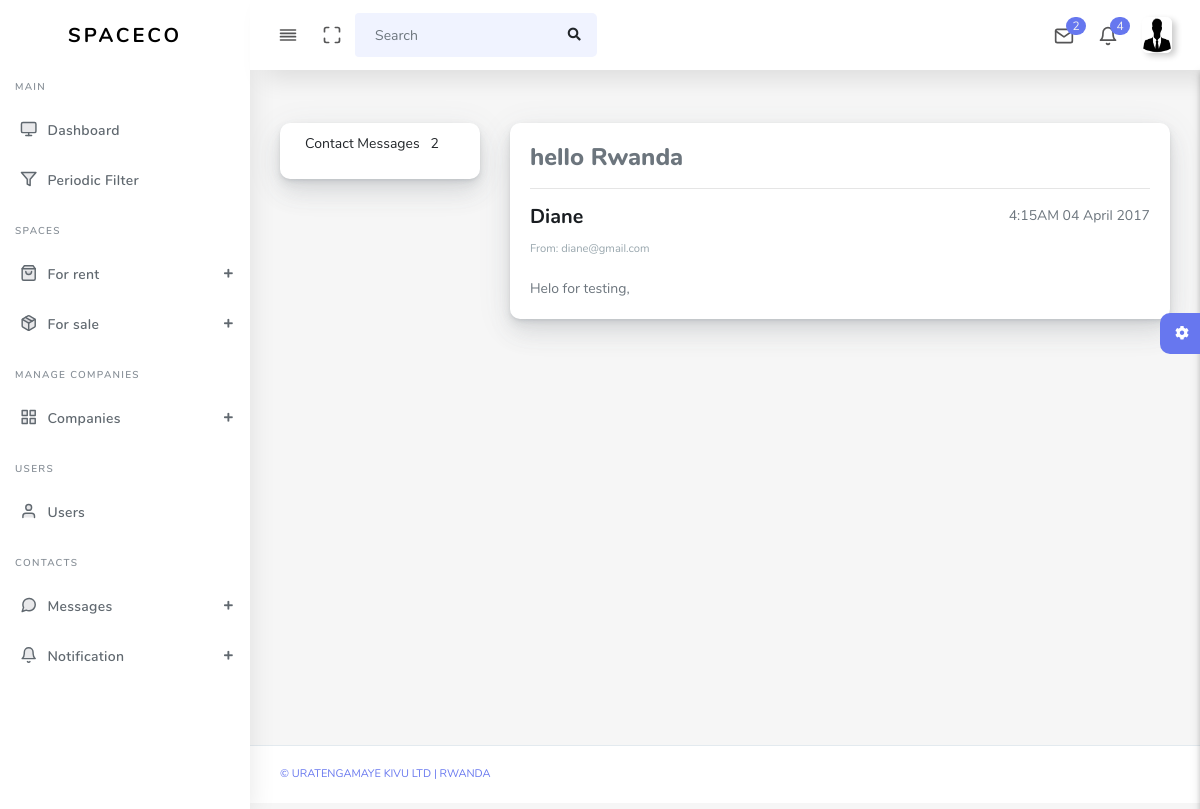
Page /admin/readMessages?id=6 (signed in) on the committed database.
### tables this page shows
CREATE TABLE `contacts` (
  `id` int(11) NOT NULL,
  `fullnames` varchar(255) DEFAULT NULL,
  `emails` varchar(255) DEFAULT NULL,
  `subjects` varchar(100) DEFAULT NULL,
  `messages` varchar(255) DEFAULT NULL,
  `sentAt` timestamp NOT NULL DEFAULT current_timestamp() ON UPDATE current_timestamp(),
  `status1` varchar(100) NOT NULL
);

### admin/readMessages.php (the view, shortened to what this page needs)
<!DOCTYPE html>
<html lang="en">
<?php
  $id = $_GET['id'];
?>
<head>
  <link rel="stylesheet" href="assets/css/app.min.css">
  <link rel="stylesheet" href="assets/css/style.css">
  <link rel="stylesheet" href="assets/css/components.css">
  <link rel="stylesheet" href="assets/css/custom.css">
</head>
<body>
  <div id="app">
      <?php require_once("includes/header.php")?>
      <?php require_once("includes/left_nav.php")?>
    <div class="main-wrapper main-wrapper-1">
      <div class="main-content">
        <section class="section">
          <div class="section-body">
            <div class="row">
              <div class="col-xs-12 col-sm-12 col-md-3 col-lg-3">
                <div class="card">
                  <div class="body">
                    <div id="mail-nav">
                      <ul class="" id="mail-folders">
                        <li>
                          <a href="allMessages" title="Inbox">Contact Messages &nbsp;
                              <?php
                                $fi = mysqli_query($conn,"SELECT *FROM contacts WHERE status1='unread'") or die(mysqli_error($conn));
                                if (mysqli_num_rows($fi)>0) {
                                    $num = mysqli_num_rows($fi);
                                    echo $num;
                                }
                              ?>
                          </a>
                        </li>
                      </ul>
                    </div>
                  </div>
                </div>
              </div>
              <div class="col-xs-12 col-sm-12 col-md-9 col-lg-9">
                <div class="card">
                <?php
                    $query = mysqli_query($conn,"SELECT *FROM contacts WHERE id='$id'") or die(mysqli_error($conn));
                    if (mysqli_num_rows($query)>0) {
                        $con = mysqli_fetch_array($query);
                            ?>
                                <div class="boxs mail_listing">
                                    <div class="inbox-body no-pad">
                                        <section class="mail-list">
                                        <div class="mail-sender">
                                            <div class="mail-heading">
                                            <h4 class="vew-mail-header">
                                                <b><?= $con['subjects']?></b>
                                            </h4>
                                            </div>
                                            <hr>
                                            <div class="media">
                                            <div class="media-body">
                                                <span class="date pull-right">4:15AM 04 April 2017</span>
                                                <h5 class="text-dark"><?= $con['fullnames']?></h5>
                                                <small class="text-muted">From: <?= $con['emails']?></small>
                                            </div>
                                            </div>
                                        </div>
                                        <div class="view-mail p-t-20">
                                            <?= $con['messages']?>
                                        </div>
                                        </section>
                                    </div>
                                </div>
                            <?php
                    }else{
                        echo "<h4>No message available</h4>";
                    }
                ?>
                </div>
              </div>
            </div>
          </div>
        </section>
        <div class="settingSidebar">
          <a href="javascript:void(0)" class="settingPanelToggle"> <i class="fa fa-spin fa-cog"></i>
          </a>
        </div>
      </div>
      <footer class="main-footer">
        <div class="footer-left">
          <a href="">&copy Uratengamaye Kivu Ltd | Rwanda</a></a>
        </div>
      </footer>
    </div>
  </div>
</body>
</html>

### rows in the picture
contacts: subjects "hello Rwanda", fullnames "Diane", emails "diane@gmail.com", messages "Helo for testing,"

### other values in the picture
$number "2"
$total "4"
$num "2"
